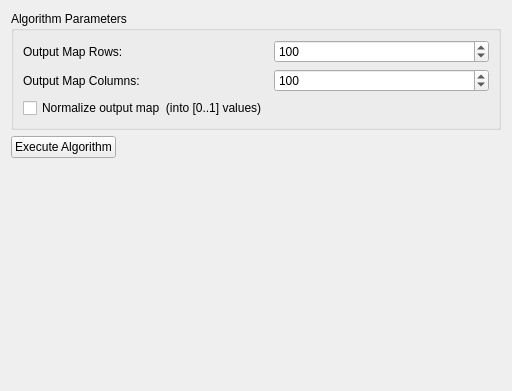
<?xml version="1.0" encoding="UTF-8"?>
<ui version="4.0">
 <author>Morteza Ansarinia</author>
 <class>SOMPageWidget</class>
 <widget class="QWidget" name="SOMPageWidget">
  <property name="geometry">
   <rect>
    <x>0</x>
    <y>0</y>
    <width>512</width>
    <height>391</height>
   </rect>
  </property>
  <property name="minimumSize">
   <size>
    <width>450</width>
    <height>300</height>
   </size>
  </property>
  <property name="windowTitle">
   <string>Form</string>
  </property>
  <layout class="QFormLayout" name="formLayout">
   <property name="fieldGrowthPolicy">
    <enum>QFormLayout::FieldsStayAtSizeHint</enum>
   </property>
   <item row="0" column="0" colspan="2">
    <widget class="QGroupBox" name="groupBox">
     <property name="title">
      <string>Algorithm Parameters</string>
     </property>
     <property name="alignment">
      <set>Qt::AlignLeading|Qt::AlignLeft|Qt::AlignTop</set>
     </property>
     <layout class="QGridLayout" name="gridLayout">
      <item row="2" column="2">
       <widget class="QSpinBox" name="colsSpinBox">
        <property name="maximum">
         <number>1000</number>
        </property>
        <property name="value">
         <number>100</number>
        </property>
       </widget>
      </item>
      <item row="2" column="1">
       <widget class="QLabel" name="label_2">
        <property name="text">
         <string>Output Map Columns:</string>
        </property>
       </widget>
      </item>
      <item row="0" column="2">
       <widget class="QSpinBox" name="rowsSpinBox">
        <property name="alignment">
         <set>Qt::AlignLeading|Qt::AlignLeft|Qt::AlignVCenter</set>
        </property>
        <property name="maximum">
         <number>1000</number>
        </property>
        <property name="value">
         <number>100</number>
        </property>
       </widget>
      </item>
      <item row="0" column="1">
       <widget class="QLabel" name="label">
        <property name="text">
         <string>Output Map Rows:</string>
        </property>
       </widget>
      </item>
      <item row="3" column="1">
       <widget class="QCheckBox" name="checkBox">
        <property name="text">
         <string>Normalize output map  (into [0..1] values)</string>
        </property>
       </widget>
      </item>
     </layout>
    </widget>
   </item>
   <item row="1" column="0">
    <widget class="QPushButton" name="pushButton">
     <property name="text">
      <string>Execute Algorithm</string>
     </property>
    </widget>
   </item>
  </layout>
 </widget>
 <resources/>
 <connections/>
</ui>
